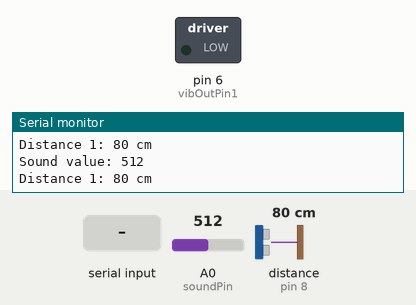
A sketch run on a simulated Arduino Uno, built with avr-gcc and run on an emulated ATmega328P. On the bench: switched loads named in the sketch (green lamp = pin HIGH), the last lines printed to the serial monitor. Wiring (inferred from the names in the program): ultrasonic range finder: trigger pin 7; echo pin 8. The inputs (shaded band) are chosen by the test bench; at power-on: distance to the obstacle (sensor on pin 8) 80 cm, A0 (soundPin) = 512. The echo pulse lasts 58.3 µs per cm; pins used as bus, display or sensor lines are not drawn.

Above: at 1.2 s.
1.3 s: distance to the obstacle (sensor on pin 8) set to 8 cm
2.8 s: distance to the obstacle (sensor on pin 8) set to 5 cm
At 3.6 s:
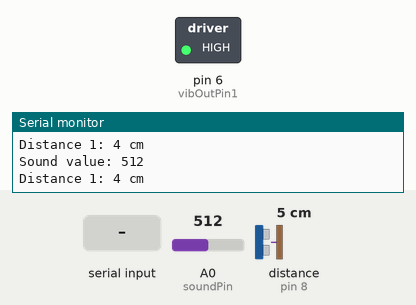
4.4 s: "K" received over Serial
At 5.9 s:
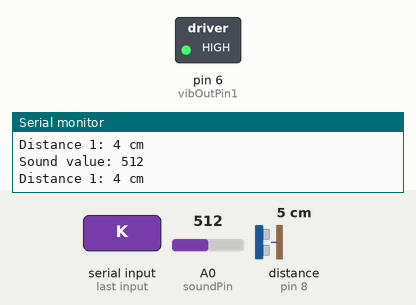
Timing chart, 0 to 7.4 s (numbered marks = the images above; inputs shaded):
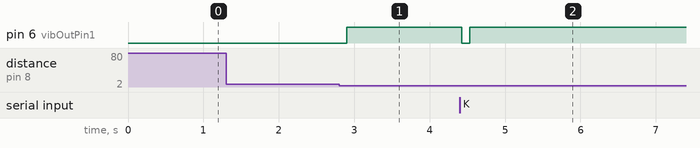

The sketch:

Final_code_-Arduino_board_1.ino
```cpp
// Ultrasonic Sensor Pins
const int trigPin1 = 7;  // Trigger pin for Ultrasonic Sensor
const int echoPin1 = 8;  // Echo pin for Ultrasonic Sensor
const int vibOutPin1 = 6; // Vibration motor pin

// Vibration control variables
bool stopVibration = false; // Track whether the vibration should stop
bool isAccelerating = false; // Track if acceleration starts (based on distance)
bool isDecelerating = false; // Track if deceleration starts (based on distance)
unsigned long vibrationDuration = 1000; // Duration for vibration in milliseconds
unsigned long vibrationStartTime; // Track when to start the vibration
bool vibrationActive = false; // Check if vibration is currently active

// Silence detection variables
unsigned long silenceStartTime = 0;  // Record silence start time
bool silenceStarted = false;         // Track if silence period has started
unsigned long silenceDurationThreshold = 30000; // Silence threshold of 2 minutes (in milliseconds)

// Acceleration detection flags
bool checkAcceleration = false; // Enable or disable acceleration check
bool vibrationStoppedByUser = false; // Track if the user stopped the vibration

// Sound sensor pin
const int soundPin = A0;

void setup() {
  Serial.begin(9600); // Initialize serial communication

  // Initialize Ultrasonic Sensor
  pinMode(trigPin1, OUTPUT); // Set trigger pin as output
  pinMode(echoPin1, INPUT); // Set echo pin as input
  pinMode(vibOutPin1, OUTPUT); // Set vibration motor pin as output
}

void loop() {
  long duration, cm;
  int soundValue = analogRead(soundPin);

  // 打印声音传感器的数值
  Serial.print("Sound value: ");
  Serial.println(soundValue);

  // Trigger the ultrasonic sensor
  digitalWrite(trigPin1, LOW);
  delayMicroseconds(2);
  digitalWrite(trigPin1, HIGH);
  delayMicroseconds(10);
  digitalWrite(trigPin1, LOW);

  // Read the signal from the sensor
  duration = pulseIn(echoPin1, HIGH);
  cm = microsecondsToCentimeters(duration);

  // Print the distance to the Serial Monitor
  Serial.print("Distance 1: ");
  Serial.print(cm);
  Serial.println(" cm");

  // Control the vibration motor based on the measured distance
  if (cm <= 5) {
    stopVibration = false; // Allow vibration to occur again if distance <= 5 cm
    digitalWrite(vibOutPin1, HIGH); // Activate the vibration motor
  } else {
    digitalWrite(vibOutPin1, LOW); // Deactivate the vibration motor
  }

  // Silence detection logic
  if (soundValue == 20 && !silenceStarted) {
    silenceStartTime = millis();
    silenceStarted = true;
    Serial.println("Silence start");
  } else if (soundValue > 20) {
    silenceStarted = false;
  }

  if (silenceStarted && (millis() - silenceStartTime >= silenceDurationThreshold) && !stopVibration) {
    digitalWrite(vibOutPin1, HIGH);
    vibrationStartTime = millis();
    vibrationActive = true;
    silenceStarted = false;
    Serial.println("Vibration activated after 2 minutes of silence.");
  }

  // Manage vibration duration
  if (vibrationActive && (millis() - vibrationStartTime >= vibrationDuration)) {
    digitalWrite(vibOutPin1, LOW);
    vibrationActive = false;
    Serial.println("Vibration motor deactivated.");
  }

  // Check if acceleration detection is enabled
  if (checkAcceleration && !vibrationStoppedByUser) {
    // Check conditions for acceleration and deceleration based only on distance
    if (!isAccelerating && cm < 1200) {
      isAccelerating = true; // Start acceleration condition based on distance
      Serial.println("Acceleration started based on distance.");
    }

    if (isAccelerating && cm < 40) {
      isDecelerating = true; // Start deceleration condition based on distance
      Serial.println("Deceleration started based on distance.");
    }

    if (isDecelerating && cm < 1200) {
      digitalWrite(vibOutPin1, HIGH); // Activate vibration motor
      vibrationStartTime = millis(); // Store the time when vibration starts
      vibrationActive = true; // Set vibration active flag
      Serial.println("Vibration motor activated.");
    }

    // Manage vibration duration
    if (vibrationActive && (millis() - vibrationStartTime >= vibrationDuration)) {
      digitalWrite(vibOutPin1, LOW); // Deactivate vibration motor
      vibrationActive = false; // Reset vibration active flag
      isAccelerating = false; // Reset acceleration status
      isDecelerating = false; // Reset deceleration status
      Serial.println("Vibration motor deactivated.");
    }
  }

  // Check for serial input to control features
  if (Serial.available() > 0) {
    char inputChar = Serial.read();
    if (inputChar == 'K') {
      stopVibration = true; // Stop the vibration when 'K' is pressed
      vibrationStoppedByUser = true; // Set flag to indicate user has stopped the vibration
      digitalWrite(vibOutPin1, LOW); // Ensure vibration motor is off
      Serial.println("Vibration manually stopped by user.");
    }
    if (inputChar == 'A') {
      checkAcceleration = true; // Enable acceleration detection when 'A' is pressed
      isAccelerating = false;  // Reset acceleration flag
      isDecelerating = false;  // Reset deceleration flag
      vibrationActive = false; // Ensure vibration isn't active yet
      stopVibration = false;   // Allow vibration to occur again
      vibrationStoppedByUser = false; // Reset the user stop flag when acceleration is re-enabled
      Serial.println("Acceleration detection enabled and conditions reset.");
    }
  }

  delay(100); // Short delay before the next loop
}

// Function to convert microseconds to centimeters
long microsecondsToCentimeters(long microseconds) {
  return microseconds / 29 / 2; // Convert to centimeters
}
```

Measured:
- the behaviour switches between 7 and 6 cm on distance to the obstacle (sensor on pin 8) (found by bisection; images 0 and 1)
- after the input at 2.8 s, pin 6 (vibOutPin1): LOW → HIGH after 0.10 s
- after the input at 4.4 s, pin 6 (vibOutPin1): HIGH → LOW at once, → HIGH 0.11 s later
